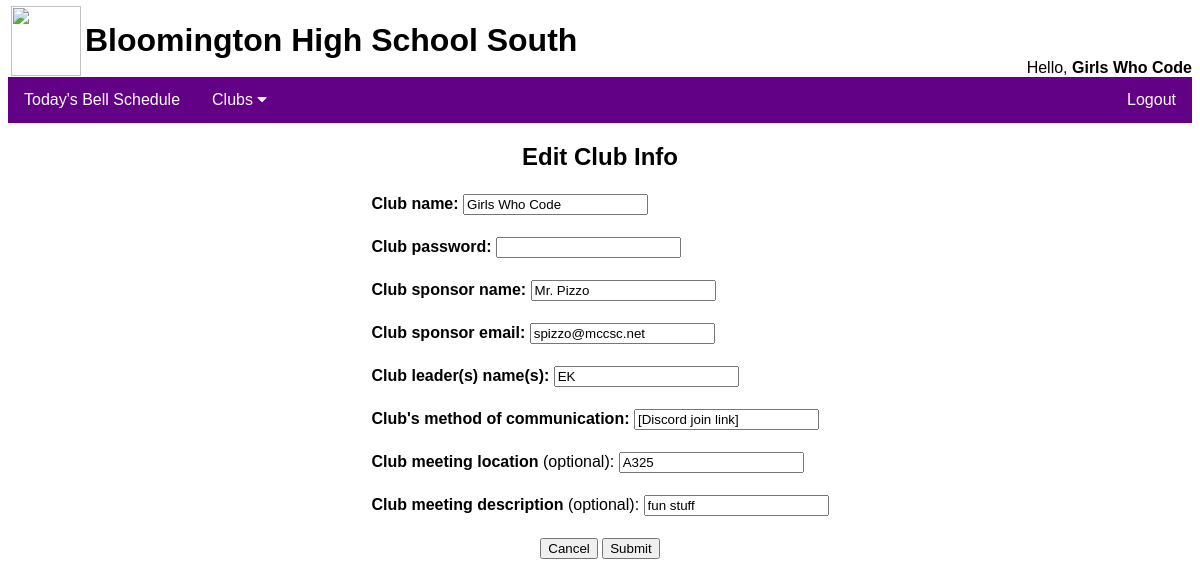
The app's page /editclubinfo.php?id=10 (signed in) with its own data.
### tables this page shows
CREATE TABLE `introduce_responses` (
  `id` int(6) NOT NULL AUTO_INCREMENT,
  `clubname` varchar(30) NOT NULL,
  `clubsponsorname` varchar(30) NOT NULL,
  `clubsponsoremail` varchar(30) NOT NULL,
  `clubleadername` varchar(100) NOT NULL,
  `clubcommunication` varchar(100) NOT NULL,
  `clubmeetinglocation` varchar(30) NOT NULL,
  `clubmeetingdescription` varchar(100) NOT NULL,
  `clubpassword` varchar(255) NOT NULL,
  `role` varchar(30) NOT NULL,
  PRIMARY KEY (`id`),
  UNIQUE KEY `clubname` (`clubname`)
);

### editclubinfo.php (the view, shortened to what this page needs)
<?php
include("includes/header.inc");
?>
<?php
$id = $_GET['id'];
$query = "SELECT * FROM introduce_responses";
if(isset($id)){
  $query = "SELECT * FROM introduce_responses WHERE id ='". $id ."'";
}
$result = mysqli_query($dbconnector, $query);
if (mysqli_num_rows($result) > 0) {
  while ($row = mysqli_fetch_assoc($result)) {
    echo "
    <h2 align=center>Edit Club Info</h2>
<form action = \"handlerintroduce.php\" method=\"POST\">
<table align=center>
<tr><td><b>Club name: </b>
<input id=\"club_name\" type = \"text\" name=\"clubname\" value=\"{$row['clubname']}\"/><br><br>
<tr><td><b>Club password: </b>
<input type = \"password\" name=\"clubpassword\" /><br><br>
<tr><td><b>Club sponsor name: </b>
<input type = \"text\" name = \"clubsponsorname\" value = \"{$row['clubsponsorname']}\"/><br><br>
<tr><td><b>Club sponsor email: </b>
<input type = \"text\" name = \"clubsponsoremail\" value = \"{$row['clubsponsoremail']}\"/><br><br>
<tr><td><b>Club leader(s) name(s): </b>
<input type = \"text\" name = \"clubleadername\" value = \"{$row['clubleadername']}\"/><br><br>
<tr><td><b>Club's method of communication: </b>
<input type = \"text\" name = \"clubcommunication\" value = \"{$row['clubcommunication']}\"/><br><br>
<tr><td><b>Club meeting location </b>(optional):
<input type = \"text\" name = \"clubmeetinglocation\" value = \"{$row['clubmeetinglocation']}\"/><br><br>
<tr><td><b>Club meeting description </b>(optional):
<input type = \"text\" name = \"clubmeetingdescription\" value = \"{$row['clubmeetingdescription']}\"/><br><br>
<input type = \"hidden\" name=\"check\" value = \"update\" />
<input type = \"hidden\" name=\"id\" value = \"{$row['id']}\" />
<tr><td><div style=\"text-align:center\"><input type=\"button\" value=\"Cancel\" onclick=\"history.back()\"/>
<input onclick=\"return check_input()\" type = \"submit\" value = \"Submit\" /></div></td>
</table>
 		</form>";
  }
}
?>
<?php
include("includes/footer.inc");
?>

### includes/common.inc (style rules this page uses)
h2 { font-family: Arial, Helvetica, sans-serif; }
body { font-family: Arial, Helvetica, sans-serif; }

### records on screen
introduce_responses: clubname "Girls Who Code", clubsponsorname "Mr. Pizzo", clubsponsoremail "spizzo@mccsc.net", clubleadername "EK", clubcommunication "[Discord join link]", clubmeetinglocation "A325", clubmeetingdescription "fun stuff"

### other values on screen
$_SESSION['club-name'] "Girls Who Code"
